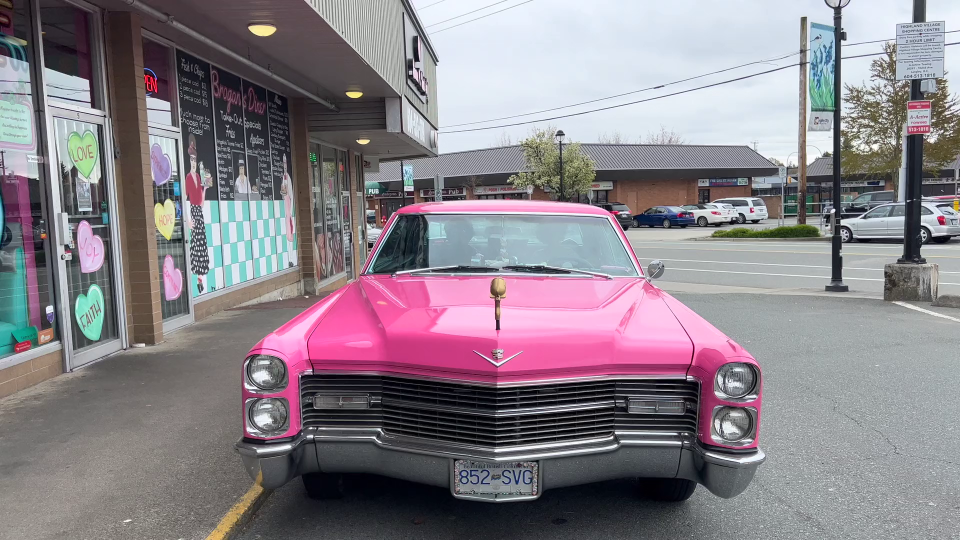
#> input picture experiments/frames/frame_0000.png, 1920 x 1080 px, given in place of carro.png, which was not available (shown at 1/2 size)
$ python ler_imagem.py
#> lines starting #> are read from the running program, lines starting #| are printed output that depends on the picture; pictures that were not available may be replaced by others from this repository, and a replacement may not be noted
import cv2

# (.shape) mostra a dimensão da imagem
# (909, 1212, 3) diz que ela tem 909 linhas (altura da foto), 1212 colunas (largura) e 3 camadas empilhadas.
# Cada célula (linha, coluna) é um pixel, e as 3 camadas dão a quantidade de azul, verde e vermelho dele, de 0 (nada) a 255 (máximo).

# 1) Ler a imagem e validar ANTES de usar (imread devolve None se falhar, sem avisar)
imagem = cv2.imread("experiments/carro.png")
#> imagem is the input picture: shape (1080, 1920, 3); mean B, G, R 136.8, 129.1, 137.2

if imagem is None:
    raise FileNotFoundError("Não consegui abrir a imagem, confira o caminho")

# 2) Formato: (altura, largura, canais). Ex.: (909, 1212, 3) = 909 linhas, 1212 colunas,
#    3 camadas (azul, verde, vermelho), cada valor de 0 a 255.
print("Original:", imagem.shape)
#| Original: (1080, 1920, 3)

# 3) Pixel do canto superior esquerdo: [linha, coluna] -> [B, G, R]
print("Pixel [0, 0] (B, G, R):", imagem[0, 0])
#| Pixel [0, 0] (B, G, R): [60 77 93]

# 4) Versão reduzida. Atenção: resize recebe (largura, altura), ordem inversa do .shape
reduzida = cv2.resize(imagem, (640, 480))
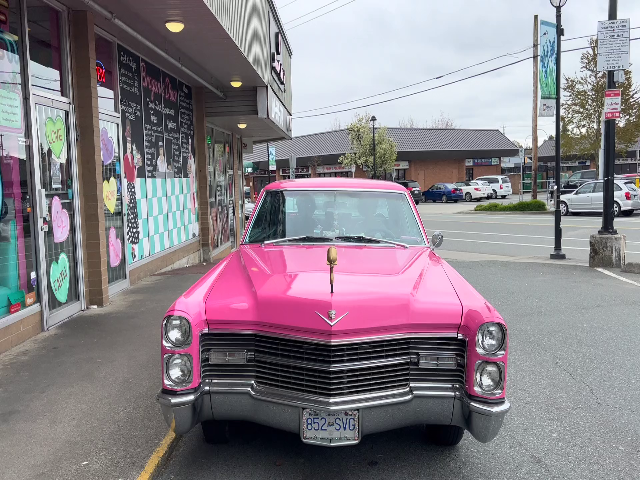
#> reduzida: shape (480, 640, 3); mean B, G, R 136.8, 129.1, 137.1
print("Reduzida:", reduzida.shape)
#| Reduzida: (480, 640, 3)

# 5) Versão em cinza: some o terceiro número, pois cada pixel vira um valor só
cinza = cv2.cvtColor(imagem, cv2.COLOR_BGR2GRAY)
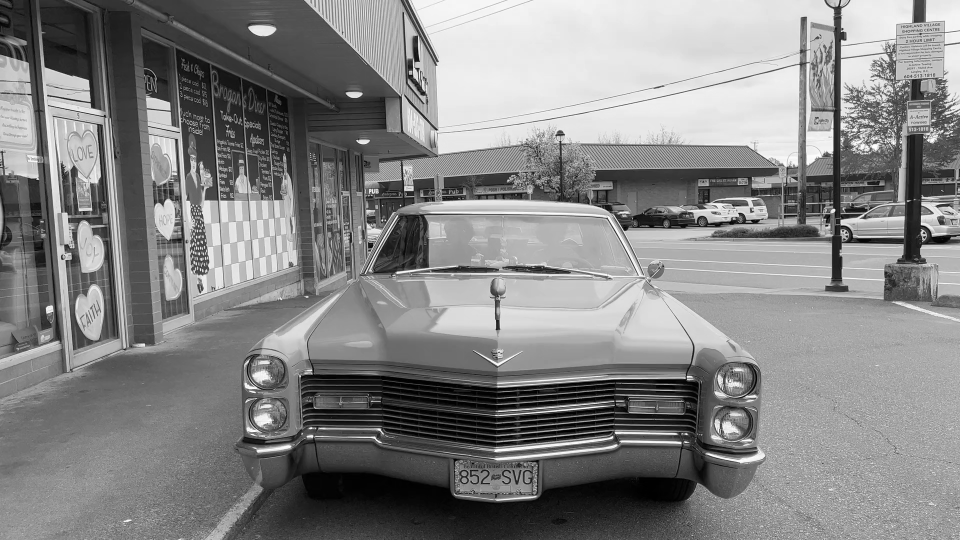
#> cinza: shape (1080, 1920) (shown at 1/2 size); min 0, max 255, mean 132.4
print("Cinza:", cinza.shape)
#| Cinza: (1080, 1920)

# 6) Canais separados (OpenCV usa BGR: índice 0 = azul, 1 = verde, 2 = vermelho)
azul = imagem[:, :, 0]
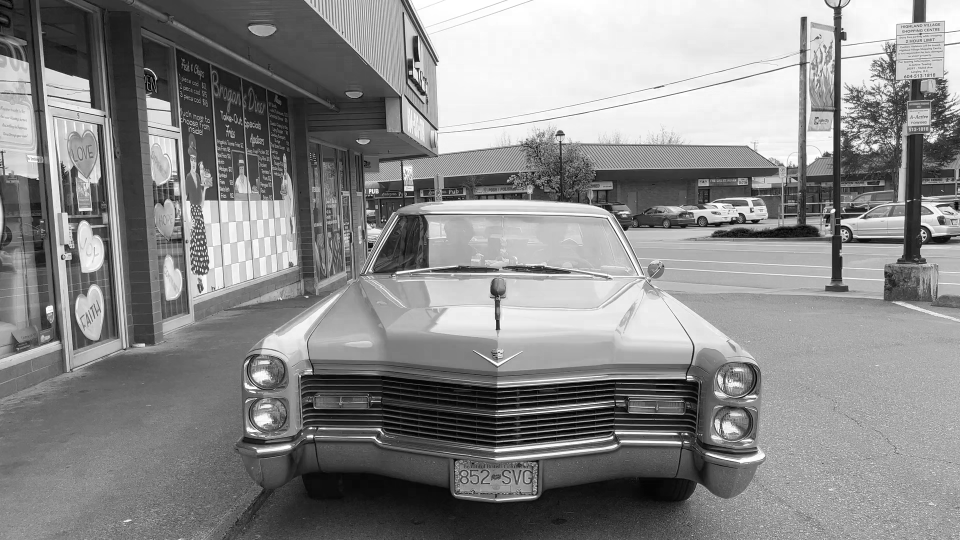
#> azul: shape (1080, 1920) (shown at 1/2 size); min 0, max 255, mean 136.8
verde = imagem[:, :, 1]
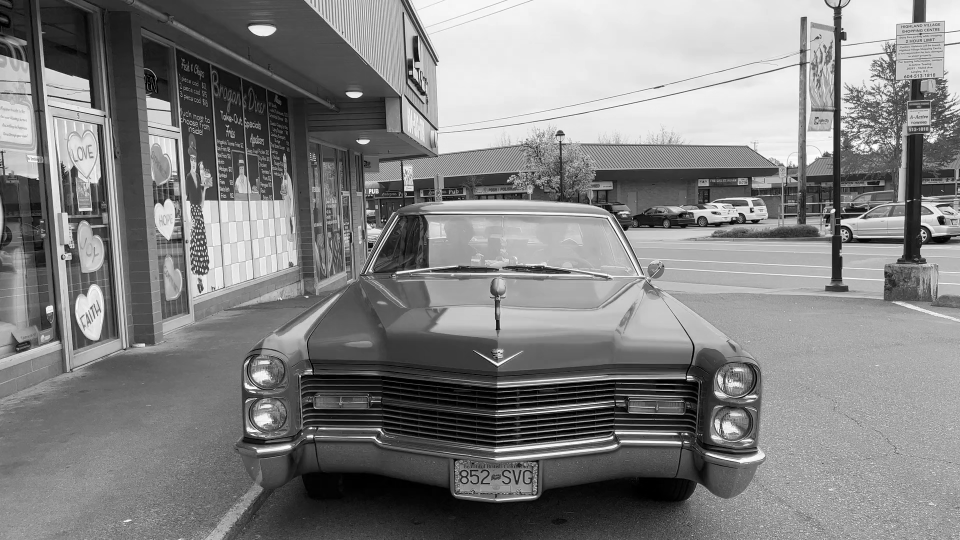
#> verde: shape (1080, 1920) (shown at 1/2 size); min 0, max 255, mean 129.1
vermelho = imagem[:, :, 2]
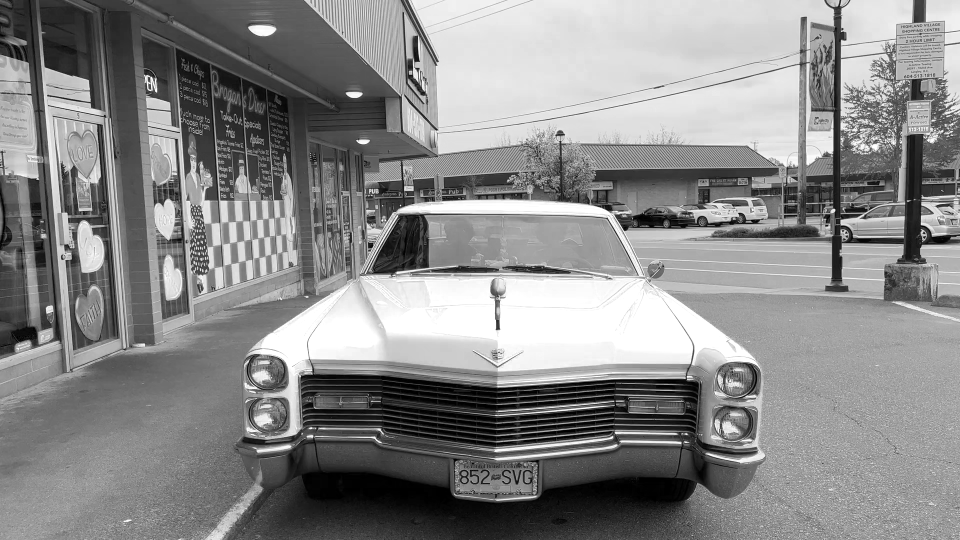
#> vermelho: shape (1080, 1920) (shown at 1/2 size); min 0, max 255, mean 137.2

# 7) Cores trocadas de propósito, para ver o efeito do BGR vs RGB
trocada = cv2.cvtColor(imagem, cv2.COLOR_BGR2RGB)

# 8) Salvar tudo. imwrite devolve False (sem erro) se não conseguir gravar
arquivos = {
    "experiments/carro_reduzida.png": reduzida,
    "experiments/carro_cinza.png": cinza,
    "experiments/carro_azul.png": azul,
    "experiments/carro_verde.png": verde,
    "experiments/carro_vermelho.png": vermelho,
    "experiments/carro_trocada.png": trocada,
}

for caminho, img in arquivos.items():
    ok = cv2.imwrite(caminho, img)
    print(f"Salvou {caminho}?", ok)
#> this loop made 6 passes
#> caminho on passes 1 to 6: 'experiments/carro_reduzida.png', 'experiments/carro_cinza.png', 'experiments/carro_azul.png', 'experiments/carro_verde.png', 'experiments/carro_vermelho.png', 'experiments/carro_trocada.png'
#| Salvou experiments/carro_reduzida.png? True
#| Salvou experiments/carro_cinza.png? True
#| Salvou experiments/carro_azul.png? True
#| Salvou experiments/carro_verde.png? True
#| Salvou experiments/carro_vermelho.png? True
#| Salvou experiments/carro_trocada.png? True

$ run again, on experiments/frames/frame_0001.png
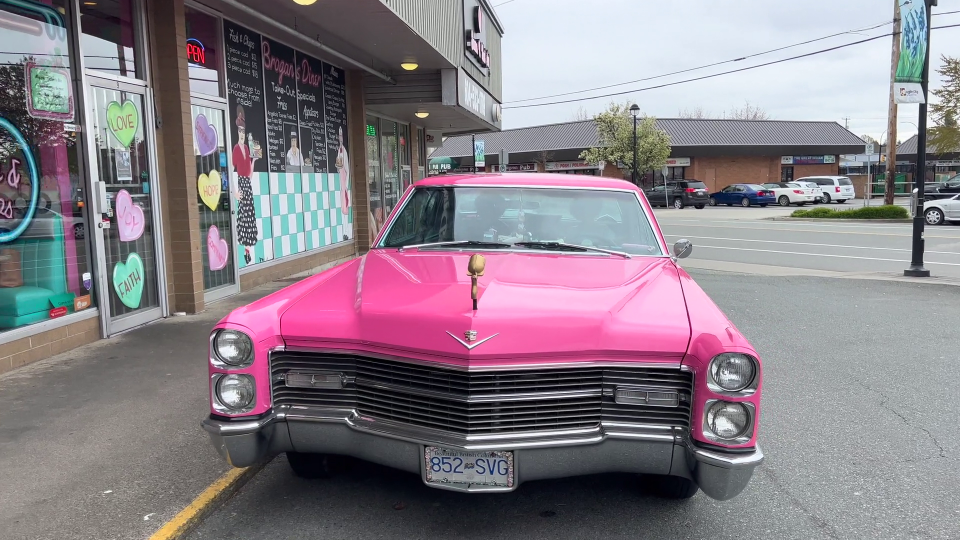
#> input picture experiments/frames/frame_0001.png, 1920 x 1080 px, given in place of carro.png, which was not available (shown at 1/2 size)
#> imagem is the input picture: shape (1080, 1920, 3); mean B, G, R 135.4, 126.7, 136.3
#| Original: (1080, 1920, 3)
#| Pixel [0, 0] (B, G, R): [66 60 21]
#> `reduzida = cv2.resize(imagem, (640, 480))`:
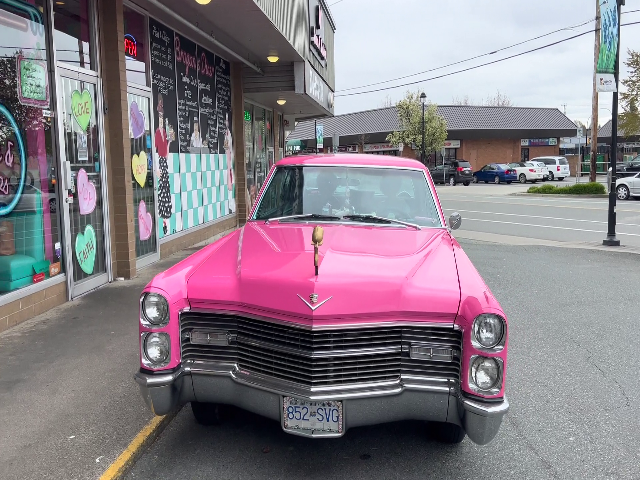
#> reduzida: shape (480, 640, 3); mean B, G, R 135.4, 126.7, 136.4
#| Reduzida: (480, 640, 3)
#| Cinza: (1080, 1920)
#> `vermelho = imagem[:, :, 2]`:
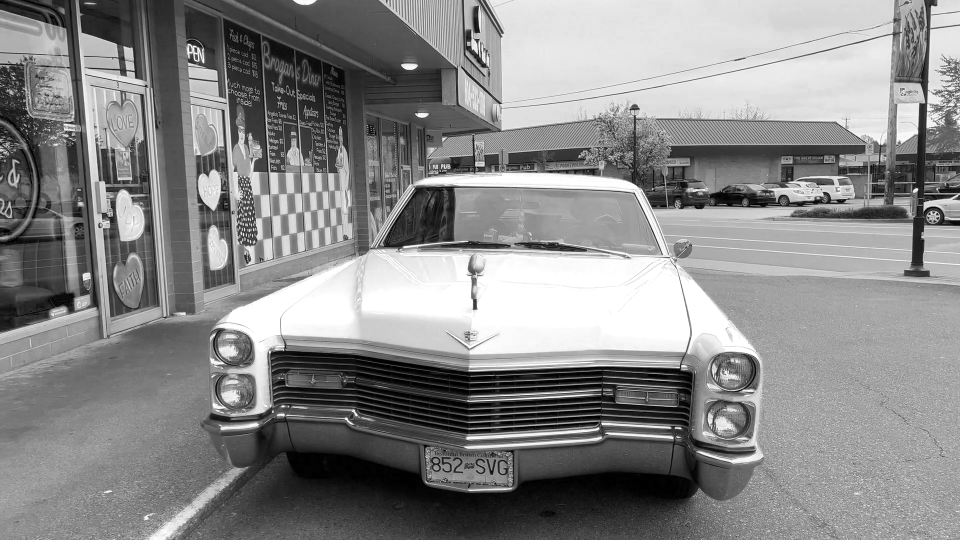
#> vermelho: shape (1080, 1920) (shown at 1/2 size); min 0, max 255, mean 136.3
#> the loop `for caminho, img in arquivos.items():` made 6 passes
#> caminho on passes 1 to 6: 'experiments/carro_reduzida.png', 'experiments/carro_cinza.png', 'experiments/carro_azul.png', 'experiments/carro_verde.png', 'experiments/carro_vermelho.png', 'experiments/carro_trocada.png'
#> (printed output is left out)
